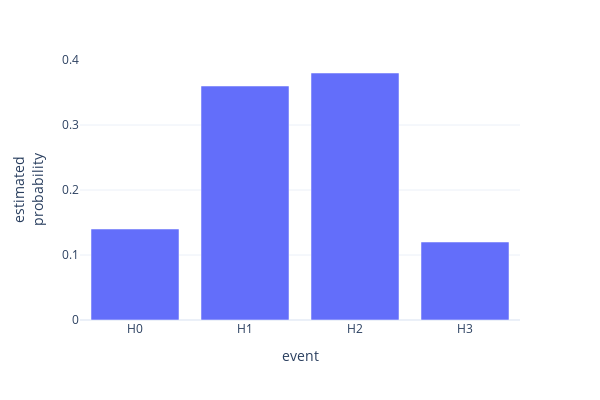

Source (notebook cell):
### Markdown cell above
We can also show the results of the simulation graphically:

### Code cell
n = 3
num_experiments = 100

prob_dist, _, _ = estimate_probability_distribution(n, num_experiments)

plot_event_probabilities(prob_dist)

### Figure 1 — Plotly figure (JSON) as saved in the notebook; plotly's stock layout.template omitted (floating-point values rounded to 4 significant figures)
{"data": [{"hovertemplate": "x=%{x}<br>y=%{y}<extra></extra>", "legendgroup": "", "marker": {"color": "#636efa", "pattern": {"shape": ""}}, "name": "", "orientation": "v", "showlegend": false, "textposition": "auto", "type": "bar", "x": ["H0", "H1", "H2", "H3"], "xaxis": "x", "y": [0.14, 0.36, 0.38, 0.12], "yaxis": "y"}], "layout": {"barmode": "relative", "height": 400, "legend": {"tracegroupgap": 0}, "margin": {"t": 60}, "showlegend": false, "width": 600, "xaxis": {"anchor": "y", "domain": [0, 1], "title": {"text": "event"}}, "yaxis": {"anchor": "x", "domain": [0, 1], "title": {"text": "estimated<br>probability"}}}}
